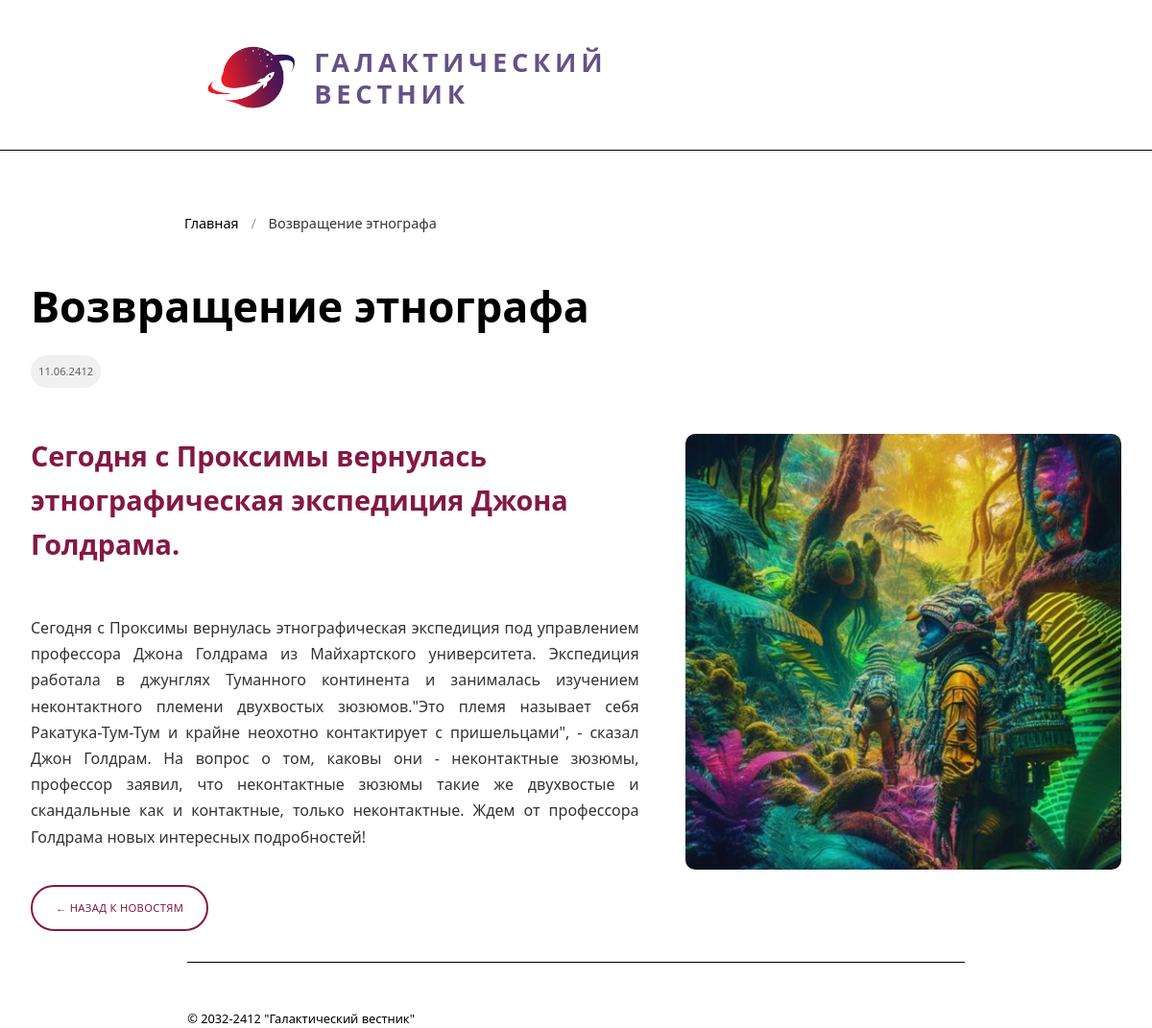
The page /show.php?id=16 on the database its author committed.
### tables this page shows
CREATE TABLE `news` (
  `id` int(11) unsigned NOT NULL AUTO_INCREMENT,
  `date` datetime NULL DEFAULT NULL,
  `title` varchar(250) NOT NULL DEFAULT '',
  `announce` text NULL DEFAULT NULL,
  `content` text NULL DEFAULT NULL,
  `image` varchar(250) NOT NULL DEFAULT '',
  PRIMARY KEY (`id`),
  KEY `id` (`id`),

  KEY `idx_news_date` (`date`));

### controllers/NewsController.php (called while the page is built, shortened)
<?php
require_once '../models/News.php';
class NewsController {
    private $newsModel;
    public function __construct() {
        $this->newsModel = new News();
    }
    public function show() {
        $id = isset($_GET['id']) ? (int)$_GET['id'] : 0;
        $news = $this->newsModel->getNewsById($id);
        include '../views/news_detail.php';
    }
}

### public/show.php (called while the page is built)
<?php
require_once '../controllers/NewsController.php';
$controller = new NewsController();
$controller->show();

### models/Database.php (called while the page is built, shortened)
<?php
class Database {
    private $host = 'localhost';
    private $dbname = 'galactic_news';
    private $username = 'root';
    private $password = '';
    private $connection;
    private static $instance = null;
    private function __construct() {
        try {
            $dsn = "mysql:host={$this->host};dbname={$this->dbname};charset=utf8mb4";
            $this->connection = new PDO($dsn, $this->username, $this->password);
            $this->connection->setAttribute(PDO::ATTR_ERRMODE, PDO::ERRMODE_EXCEPTION);
            $this->connection->setAttribute(PDO::ATTR_DEFAULT_FETCH_MODE, PDO::FETCH_ASSOC);
        } catch (PDOException $e) {
            die("Ошибка подключения к базе данных: " . $e->getMessage());
        }
    }
    public static function getInstance() {
        if (self::$instance === null) {
            self::$instance = new Database();
        }
        return self::$instance;
    }
    public function query($sql, $params = []) {
        $stmt = $this->connection->prepare($sql);
        $stmt->execute($params);
        return $stmt;
    }
    public function fetchOne($sql, $params = []) {
        $stmt = $this->query($sql, $params);
        return $stmt->fetch();
    }
}

### models/News.php (called while the page is built, shortened)
<?php
require_once 'Database.php';
class News {
    private $db;
    public function __construct() {
        $this->db = Database::getInstance();
    }
    public function getNewsById($id) {
        $sql = "SELECT id, date, title, announce, content, image
                FROM news
                WHERE id = :id";
        return $this->db->fetchOne($sql, ['id' => $id]);
    }
}

### views/news_detail.php (the view, shortened to what this page needs)
<!DOCTYPE html>
<html lang="ru">
<head>
    <link rel="stylesheet" href="../public/css/style.css">
</head>
<body>
<header class="header">
        <div class="header-container">
            <div class="logo">
                <img src="images/logotip.png" alt="Логотип" class="logo-image">
                <span class="logo-text">ГАЛАКТИЧЕСКИЙ <br> ВЕСТНИК</span>
            </div>
        </div>
    </header>
    <div class="breadcrumb-container">
        <div class="breadcrumb">
            <a href="index.php" class="breadcrumb-link">Главная</a>
            <span class="breadcrumb-separator">/</span>
            <span class="breadcrumb-current"><?php echo htmlspecialchars($news['title']); ?></span>
        </div>
    </div>
    <div class="article-content">
        <article>
            <div class="article-header">
                <h1 class="article-title"><?php echo htmlspecialchars($news['title']); ?></h1>
                <div class="article-meta">
                    <?php echo date('d.m.Y', strtotime($news['date'])); ?>
                </div>
            </div>
            <div class="article-main">
                <div class="article-text-section">
                    <div class="article-announce">
                        <?php echo htmlspecialchars($news['announce']); ?>
                    </div>
                    <div class="article-text">
                        <?php echo htmlspecialchars($news['content']); ?>
                    </div>
                </div>
                <?php if ($news['image']): ?>
                <div class="article-image-section">
                    <img src="../public/images/<?php echo htmlspecialchars($news['image']); ?>"
                         alt="<?php echo htmlspecialchars($news['title']); ?>"
                         class="article-image">
                </div>
                <?php endif; ?>
            </div>
            <a href="index.php" class="back-link">← НАЗАД К НОВОСТЯМ</a>
        </article>
    </div>
    <footer class="footer">
        <div class="footer-container">
            <p>© 2032-2412 "Галактический вестник"</p>
        </div>
    </footer>
</body>
</html>

### public/css/style.css (style rules this page uses)
* { margin:0; padding:0; box-sizing:border-box; }
body { font-family:'Segoe UI', 'Segoe UI', Tahoma, Geneva, Verdana, sans-serif; line-height:1.6; color:black; background-color:white; }
.header { background-color:white; padding: 1rem; color:black; }
.footer { color:black; text-align:left; margin-right:12.2rem; padding-top:3rem; margin-top:2rem; margin-left:12.2rem; border-top:1px solid black; font-size:0.8rem; }

### views/news_detail.php (style rules this page uses)
.article-content { max-width: 1200px; margin: 2rem auto; padding: 0 2rem; }
.article-header { margin-bottom: 2rem; }
.article-title { font-size: 2.8rem; color:rgb(0,0,0) ; margin-bottom: 0.5rem; line-height: 1.2; font-weight: 700; }
.article-meta { background-color:rgb(240, 240, 240); color:RGBA(0,0,0,0.6); font-size:0.7rem; margin-bottom:1rem; margin-top:1rem; border-radius:30px; padding:0.5rem 0.5rem; background-size:contain; display:inline-block; }
.article-main { display: flex; gap: 3rem; align-items: flex-start; }
.article-text-section { flex: 1; max-width: 60%; }
.article-announce { font-size: 1.8rem; font-weight: bold; color: #333; margin-bottom: 1.5rem; line-height: 1.6; color: rgb(132,24,68); }
.article-text { font-size: 1rem; color: #333; line-height: 1.7; text-align: justify; white-space: pre-line; }
.article-image-section { flex: 0 0 40%; max-width: 40%; }
.article-image { width: 100%; height: auto; border-radius: 10px; display: block; }
.back-link { display: inline-flex; align-items: center; gap: 0.5rem; color: rgb(132,24,68); background-color: white; border: 2px solid rgb(132,24,68); border-radius: 30px; text-decoration: none; padding: 0.8rem 1.5rem; margin-top: 1rem; font-size: 0.7rem; font-weight: 500; letter-spacing: 0.02rem; }
.header { border-bottom: 1px solid black; }
.logo { display: flex; align-items: center; gap: 1rem; margin-left: 12.2rem; padding-bottom: 0.5rem; margin-top: 1rem; }
.logo-image { width: 100px; height: 100px; object-fit: contain; }
.logo-text { font-size: 1.7rem; font-weight: bold; color: rgb(99,82,136); letter-spacing: 0.3rem; line-height: 1.2; }
.breadcrumb-container { max-width: 1200px; margin-left: 10rem; margin-top: 3rem; padding: 1rem 2rem; }
.breadcrumb { display: flex; align-items: center; gap: 0.5rem; font-size: 0.9rem; color: #666; }
.breadcrumb-link { color: rgb(0,0,0); text-decoration: none; font-weight: 500; }
.breadcrumb-separator { color: #999; margin: 0 0.3rem; }
.breadcrumb-current { color: #333; font-weight: 500; max-width: 600px; overflow: hidden; text-overflow: ellipsis; white-space: nowrap; }

### rows shown on the page
news: title "Возвращение этнографа", date "11.06.2412", announce "Сегодня с Проксимы вернулась этнографическая экспедиция Джона Голдрама.", content "Сегодня с Проксимы вернулась этнографическая экспедиция под управлением профессора Джона Голдрама из Майхартского университета. Экспедиция работала в джунглях Туманного континента и занималась изучением неконтактного племени двухвостых зюзюмов.\"Это племя называет себя Ракатука-Тум-Тум и крайне неохотно контактирует с пришельцами\", - сказал Джон Голдрам. На вопрос о том, каковы они - неконтактные зюзюмы, профессор заявил, что неконтактные зюзюмы такие же двухвостые и скандальные как и контактные, только неконтактные. Ждем от профессора Голдрама новых интересных подробностей!", image (picture)
